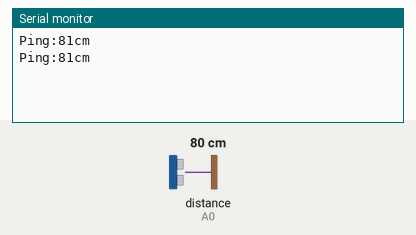
This sketch was run on a simulated Arduino Uno, built with avr-gcc and run on an emulated ATmega328P. On the bench: the last lines printed to the serial monitor. Inputs (shaded band) come from the test bench; at power-on: distance to the obstacle (sensor on A0) 80 cm. The echo pulse lasts 58.3 µs per cm.

Above: at 2.8 s.
2.9 s: distance to the obstacle (sensor on A0) set to 2 cm
At 3.8 s:
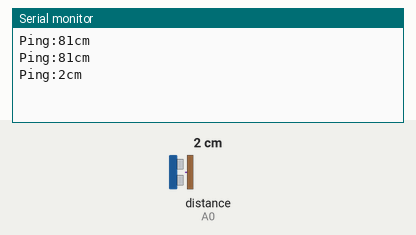
4.4 s: distance to the obstacle (sensor on A0) set to 4 cm
At 5.8 s:
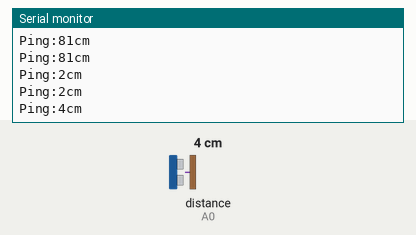
Timing chart, 0 to 7.4 s (numbered marks = the images above; inputs shaded):
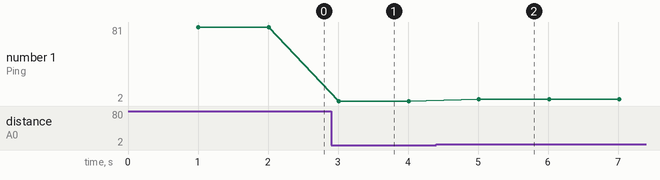

Measured:
- after the input at 2.9 s, the serial monitor: prints a new line after 0.11 s (image 1)
- after the input at 4.4 s, the serial monitor: prints a new line after 0.61 s (image 2)
- plotted number 1: 81 → 2 after the input at 2.9 s, 2 → 4 after the input at 4.4 s

The sketch:

UltrasonicSensor.ino
```cpp
#include <NewPing.h>

#define TRIGGER_PIN A1 //Pin A1 is output
#define ECHO_PIN A0  //pin A0 is input
#define MAX_DISTANCE 400 //Max distance in
NewPing sonar(TRIGGER_PIN, ECHO_PIN, MAX_DISTANCE); //Connect Sonar Pins

void setup() {
  Serial.begin(115200); //Open serial window
}

void loop() {
  delay(1000); //Delay to listen for ping
  unsigned int uS= sonar.ping(); //store micro seconds value into an integer
  int distance = uS / US_ROUNDTRIP_CM; //convert from micro seconds to cm

  //  prints updated value to serial window
  Serial.print("Ping:");
  Serial.print(distance);
  Serial.println("cm");
}
```
